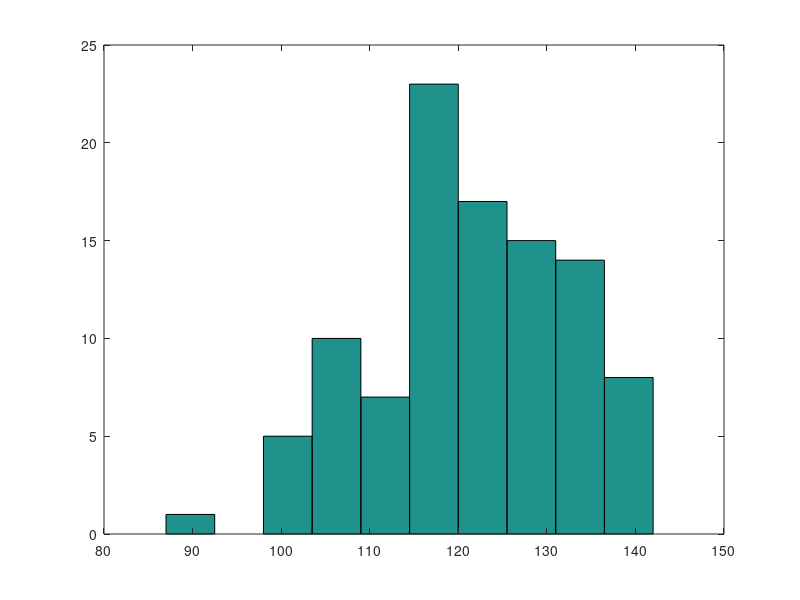
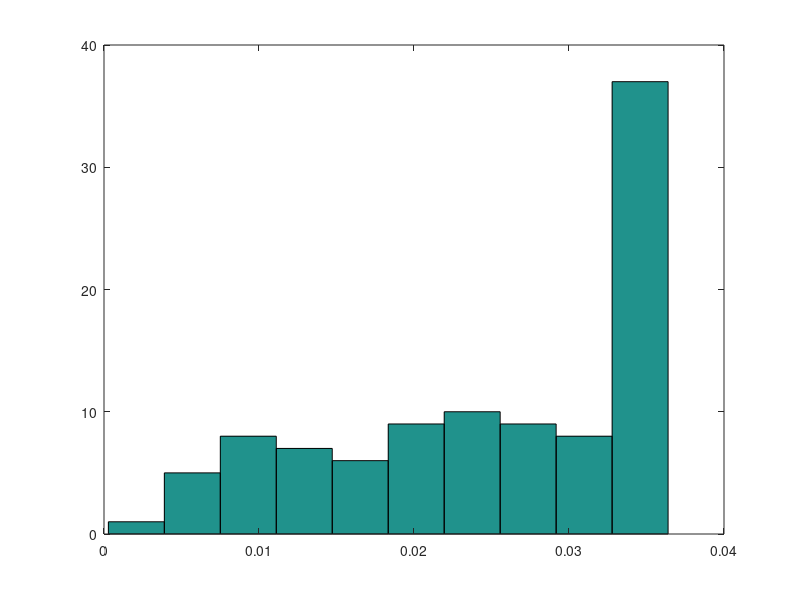

These charts were generated, in order, by the following MATLAB code:
Lambda=120;
for Iteration_Var2=1:1:100
    Pmf=exp(-Lambda);
    F=Pmf;
    Arrival_Count=0;
    Random_Num2=rand();
    while(Random_Num2>F)
         Pmf=(Lambda*Pmf)/(Arrival_Count+1);
         F=F+Pmf;
         Arrival_Count=Arrival_Count+1;
    end
     Vector_Y(:,Iteration_Var2)=Arrival_Count;
end
figure(1)
hist(Vector_Y)
disp(Vector_Y)
Y = poisspdf(Vector_Y,Lambda);
figure(2)
hist(Y)
     
